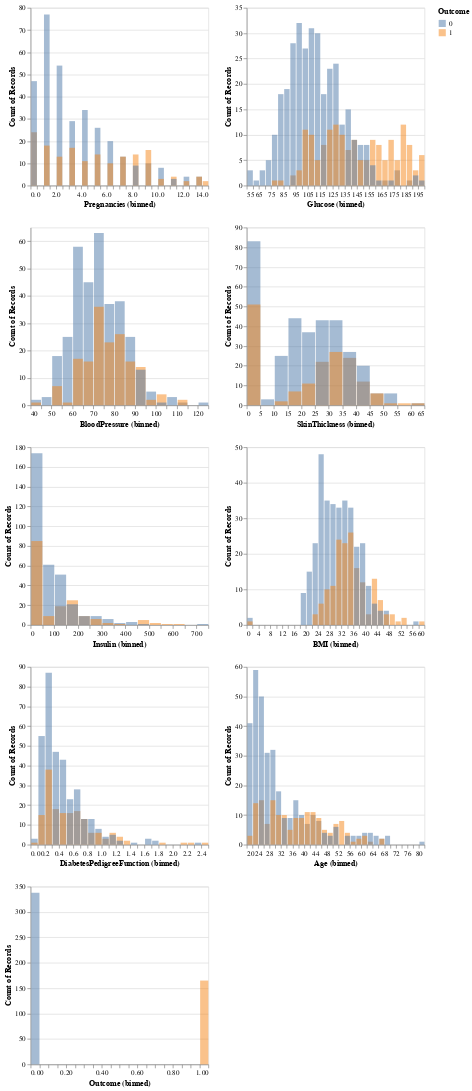

Notebook code cell kept with this figure:
### Code cell
# Visualize feature distributions
feature_histograms = alt.Chart(train_df).transform_calculate(
).mark_bar(opacity=0.5).encode( x = alt.X(alt.repeat()).type(
'quantitative').bin(maxbins=30), y= alt.Y('count()').stack(False),
                               color = 'Outcome:N'
).properties( height=250,
width=250 ).repeat(
features, columns=2
)

feature_histograms

### Figure 1 — Vega-Lite specification as saved in the notebook (floating-point values rounded to 4 significant figures; data arrays with more than 128 entries replaced by an {"elided": "..."} marker saying what was removed)
{"config": {"view": {"continuousWidth": 300, "continuousHeight": 300}}, "repeat": ["Pregnancies", "Glucose", "BloodPressure", "SkinThickness", "Insulin", "BMI", "DiabetesPedigreeFunction", "Age", "Outcome"], "spec": {"data": {"name": "data-2d42a39a9d33e1240f0a553ff69c6a12"}, "mark": {"type": "bar", "opacity": 0.5}, "encoding": {"color": {"field": "Outcome", "type": "nominal"}, "x": {"bin": {"maxbins": 30}, "field": {"repeat": "repeat"}, "type": "quantitative"}, "y": {"aggregate": "count", "stack": false, "type": "quantitative"}}, "height": 250, "width": 250}, "columns": 2, "$schema": "https://vega.github.io/schema/vega-lite/v5.20.1.json", "datasets": {"data-2d42a39a9d33e1240f0a553ff69c6a12": {"elided": "503 records"}}}
